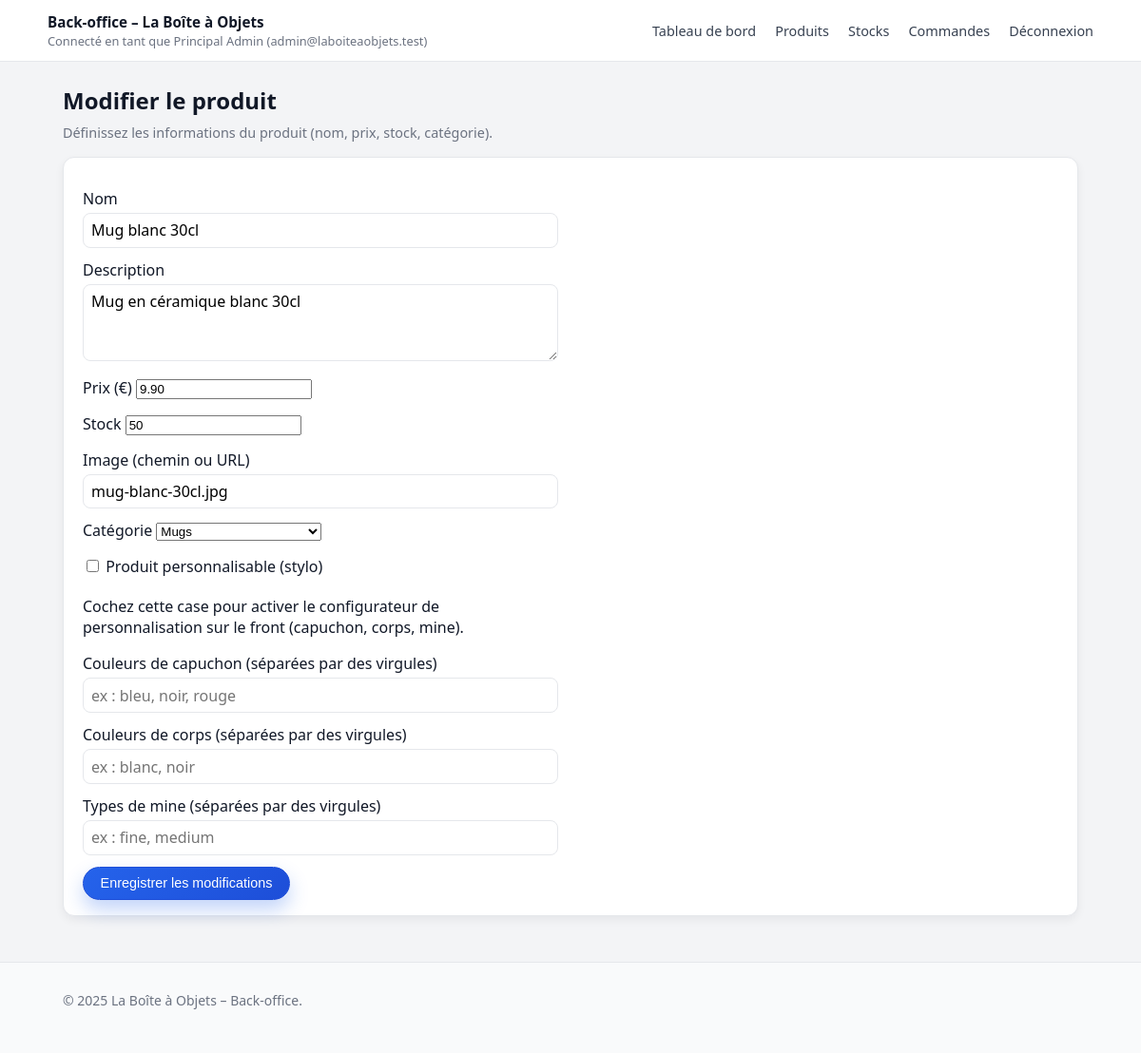
Screenshot of /admin/product-edit.php?id=1 (signed in) with the database file from the repository.
### tables this page shows
CREATE TABLE products (
    id INT UNSIGNED AUTO_INCREMENT PRIMARY KEY,
    nom VARCHAR(150) NOT NULL,
    description TEXT,
    prix DECIMAL(10,2) NOT NULL,
    stock INT UNSIGNED NOT NULL DEFAULT 0,
    image VARCHAR(255),
    category_id INT UNSIGNED NOT NULL,
    CONSTRAINT fk_products_category
        FOREIGN KEY (category_id)
        REFERENCES categories(id)
        ON DELETE RESTRICT
        ON UPDATE CASCADE
);

CREATE TABLE categories (
   id INT UNSIGNED AUTO_INCREMENT PRIMARY KEY,
   nom VARCHAR(100) NOT NULL
);

### config/database.php (called while the page is built, shortened)
<?php
class Database
{
    private static ?PDO $pdo = null;
    public static function getConnection(): PDO
    {
        if (self::$pdo === null) {
            $dsn = 'mysql:host=' . DB_HOST . ';dbname=' . DB_NAME . ';charset=' . DB_CHARSET;
            $options = [
                PDO::ATTR_ERRMODE            => PDO::ERRMODE_EXCEPTION,
                PDO::ATTR_DEFAULT_FETCH_MODE => PDO::FETCH_ASSOC,
                PDO::ATTR_EMULATE_PREPARES   => false,
            ];
            self::$pdo = new PDO($dsn, DB_USER, DB_PASS, $options);
        }
        return self::$pdo;
    }
}

### src/models/ProductModel.php (called while the page is built, shortened)
<?php
require_once __DIR__ . '/../../config/database.php';
class ProductModel
{
    private PDO $db;
    public function __construct()
    {
        $this->db = Database::getConnection();
    }
    public function getProductById(int $id): ?array
    {
        $sql = "SELECT p.*, c.nom AS category_name
            FROM products p
            JOIN categories c ON c.id = p.category_id
            WHERE p.id = :id";
        $stmt = $this->db->prepare($sql);
        $stmt->execute(['id' => $id]);
        $row = $stmt->fetch();
        return $row ?: null;
    }
}

### src/models/CategoryModel.php (called while the page is built)
<?php
require_once __DIR__ . '/../../config/database.php';
class CategoryModel
{
    private PDO $db;
    public function __construct()
    {
        $this->db = Database::getConnection();
    }
    public function getAllCategories(): array
    {
        $sql = "SELECT id, nom FROM categories ORDER BY nom ASC";
        $stmt = $this->db->query($sql);
        return $stmt->fetchAll();
    }
}

### public/admin/product-edit.php (the view, shortened to what this page needs)
<?php
require_once __DIR__ . '/../../src/models/ProductModel.php';
require_once __DIR__ . '/../../src/models/CategoryModel.php';
$productModel  = new ProductModel();
$categoryModel = new CategoryModel();
$id   = isset($_GET['id']) ? (int)$_GET['id'] : 0;
$mode = $id > 0 ? 'edit' : 'create';
$product = null;
if ($mode === 'edit') {
    $product = $productModel->getProductById($id);
}
$categories = $categoryModel->getAllCategories();
$customConfig = [
        'cap'  => [],
        'body' => [],
        'mine' => [],
];
require __DIR__ . '/../partials/admin-header.php';
?>
<h1><?= $mode === 'create' ? "Ajouter un produit" : "Modifier le produit" ?></h1>
<p class="admin-subtitle">
    Définissez les informations du produit (nom, prix, stock, catégorie).
</p>
<section class="card">
    <form method="post" novalidate class="checkout-form">
        <div class="form-group">
            <label for="nom">Nom</label>
            <input id="nom" name="nom" type="text" required
                   value="<?= htmlspecialchars($product['nom'] ?? '') ?>">
        </div>
        <div class="form-group">
            <label for="description">Description</label>
            <textarea id="description" name="description" rows="3"><?= htmlspecialchars($product['description'] ?? '') ?></textarea>
        </div>
        <div class="form-group">
            <label for="prix">Prix (€)</label>
            <input id="prix" name="prix" type="number" step="0.01" min="0"
                   value="<?= htmlspecialchars($product['prix'] ?? '0') ?>">
        </div>
        <div class="form-group">
            <label for="stock">Stock</label>
            <input id="stock" name="stock" type="number" min="0"
                   value="<?= htmlspecialchars($product['stock'] ?? '0') ?>">
        </div>
        <div class="form-group">
            <label for="image">Image (chemin ou URL)</label>
            <input id="image" name="image" type="text"
                   value="<?= htmlspecialchars($product['image'] ?? '') ?>">
        </div>
        <div class="form-group">
            <label for="category_id">Catégorie</label>
            <select id="category_id" name="category_id" required>
                <?php foreach ($categories as $cat): ?>
                    <option value="<?= (int)$cat['id'] ?>"
                            <?= isset($product['category_id']) && (int)$product['category_id'] === (int)$cat['id'] ? 'selected' : '' ?>>
                        <?= htmlspecialchars($cat['nom']) ?>
                    </option>
                <?php endforeach; ?>
            </select>
        </div>
        <div class="form-group">
            <label>
                <input
                        type="checkbox"
                        name="is_customizable"
                        value="1"
                        <?= !empty($product['is_customizable']) ? 'checked' : '' ?>
                >
                Produit personnalisable (stylo)
            </label>
            <p class="field-help">
                Cochez cette case pour activer le configurateur de personnalisation sur le front (capuchon, corps, mine).
            </p>
        </div>
        <div class="form-group">
            <label for="cap_values">Couleurs de capuchon (séparées par des virgules)</label>
            <input
                    id="cap_values"
                    name="cap_values"
                    type="text"
                    placeholder="ex : bleu, noir, rouge"
                    value="<?= htmlspecialchars(implode(', ', $customConfig['cap'])) ?>"
            >
        </div>
        <div class="form-group">
            <label for="body_values">Couleurs de corps (séparées par des virgules)</label>
            <input
                    id="body_values"
                    name="body_values"
                    type="text"
                    placeholder="ex : blanc, noir"
                    value="<?= htmlspecialchars(implode(', ', $customConfig['body'])) ?>"
            >
        </div>
        <div class="form-group">
            <label for="mine_values">Types de mine (séparées par des virgules)</label>
            <input
                    id="mine_values"
                    name="mine_values"
                    type="text"
                    placeholder="ex : fine, medium"
                    value="<?= htmlspecialchars(implode(', ', $customConfig['mine'])) ?>"
            >
        </div>
        <button type="submit" class="btn btn-primary">
            <?= $mode === 'create' ? "Créer le produit" : "Enregistrer les modifications" ?>
        </button>
    </form>
</section>
<?php require __DIR__ . '/../partials/admin-footer.php'; ?>

### public/assets/css/styles.css (style rules this page uses)
:root { --color-primary: #2563eb; --color-primary-dark: #1d4ed8; --color-bg: #f3f4f6; --color-text: #111827; --color-muted: #6b7280; --color-border: #e5e7eb; --radius-md: 8px; --radius-lg: 12px; }
*, *::before, *::after { box-sizing: border-box; }
html { scroll-behavior: smooth; }
body { margin: 0; font-family: system-ui, -apple-system, BlinkMacSystemFont, "Segoe UI", sans-serif; background: var(--color-bg); color: var(--color-text); }
.btn { display: inline-flex; align-items: center; justify-content: center; gap: .35rem; padding: .55rem 1.1rem; border-radius: 999px; border: 1px solid var(--color-border); background: #ffffff; cursor: pointer; text-decoration: none; font-size: .9rem; font-weight: 500; color: var(--color-text); transition: background-color .15s ease, border-color .15s ease, box-shadow .15s ease, transform .05s ease; }
.btn-primary { background: linear-gradient(135deg, #2563eb, #1d4ed8); border-color: #1d4ed8; color: #ffffff; box-shadow: 0 10px 20px rgba(37, 99, 235, 0.28); }
.checkout-form { max-width: 500px; margin-top: 1rem; }
.form-group { margin-bottom: .75rem; }
label { display: inline-block; margin-bottom: .25rem; }
input[type="text"], input[type="email"], textarea { width: 100%; padding: .4rem .5rem; border-radius: var(--radius-md); border: 1px solid var(--color-border); font: inherit; }
.admin-main h1 { font-size: 1.5rem; margin: 0 0 .5rem; }
.admin-subtitle { margin: 0 0 1rem; font-size: .9rem; color: #6b7280; }
.card { background: #ffffff; border-radius: 12px; padding: 1rem 1.25rem; border: 1px solid #e5e7eb; box-shadow: 0 4px 10px rgba(15, 23, 42, 0.06); margin-bottom: 1rem; }

### rows the page displays
products: nom "Mug blanc 30cl", description "Mug en céramique blanc 30cl", prix "9.90", stock "50", image "mug-blanc-30cl.jpg", category_id "Mugs"

### other values shown
$user['prenom'] . ' ' . $user['nom'] "Principal Admin"
$user['email'] "admin@laboiteaobjets.test"
